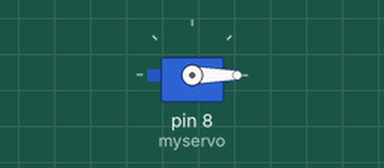
This sketch was run on a simulated Arduino Uno, built with avr-gcc and run on an emulated ATmega328P. Shown: servo.

Above: at 0.05 s.
At 1.5 s:
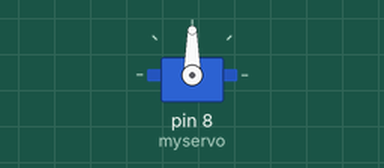
At 3.0 s:
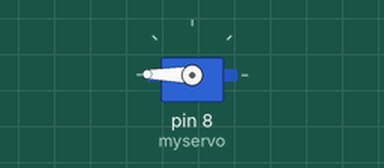
Timing chart, 0 to 6.9 s (numbered marks = the images above):
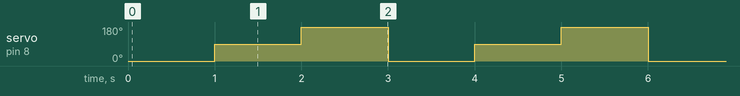

Measured:
- by itself, servo on pin 8 (myservo): repeats every 3.0 s: 179° 1.0 s, 0° 1.0 s, 90° 1.0 s

The sketch:

sketch_dec23e.ino
```cpp
#include <Servo.h>
Servo myservo;

void setup() {
  myservo.attach(8);
}
void loop() {
  myservo.write(0); // 0 ~ 179
  delay(1000);
  myservo.write(90);
  delay(1000);
  myservo.write(179);
  delay(1000);


}
```
